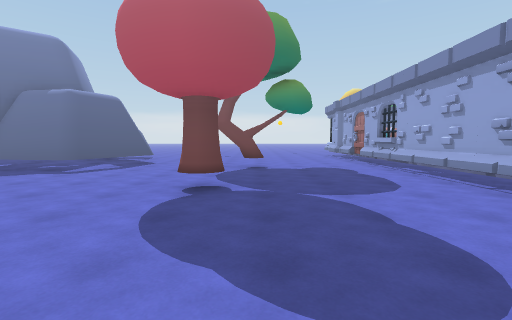
view 1 (above)

16 first-person views from a walk through a Unity game level. The camera is 1.4 m above the floor, tilts 4° down and sees 85° across. The floor is counted in squares, 2 m on a side. Each view is taken from the middle of a square. On the plan, view 1 faces up. The plan holds only what a view shows up to about 9 squares ahead; the rest is blank. The place goes on beyond the plan. Some animated figures are not drawn.

view 2
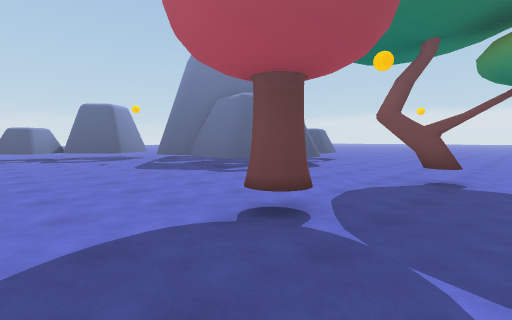

view 3
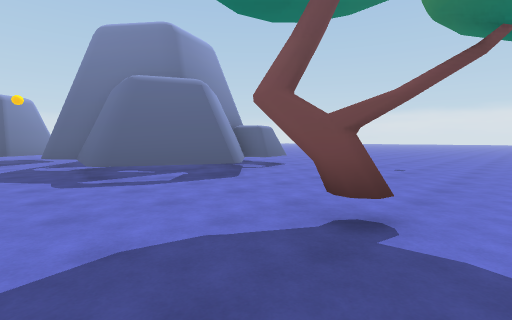

view 4
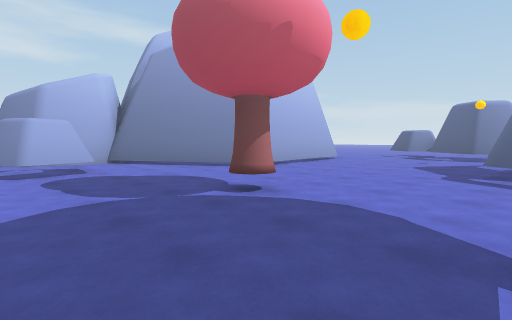

view 5
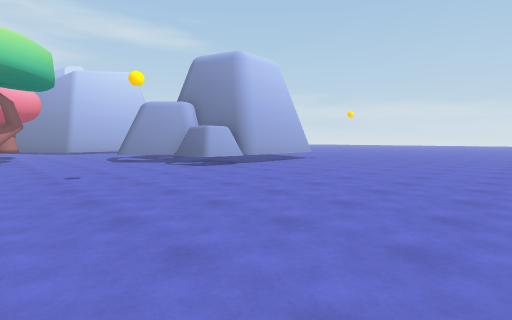

view 6
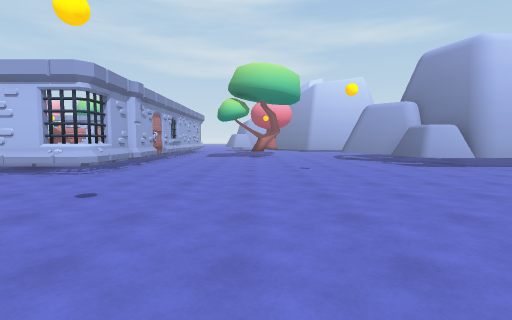

view 7
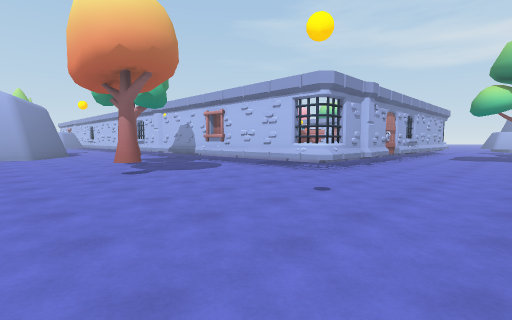

view 8
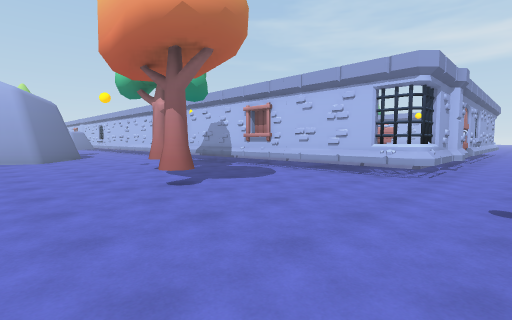

view 9
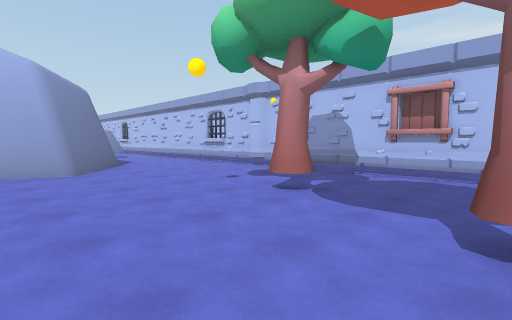

view 10
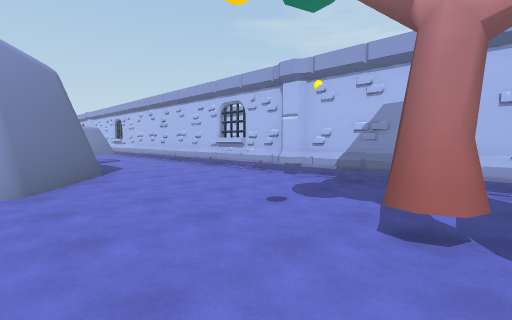

view 11
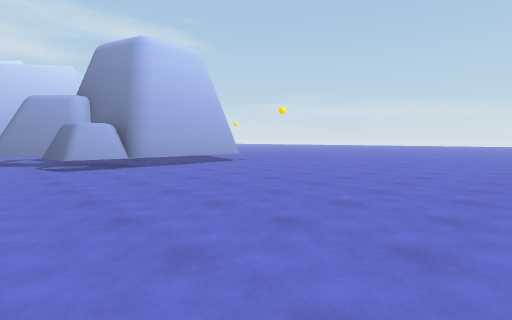

view 12
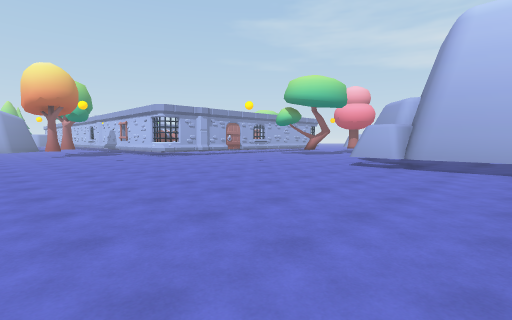

view 13
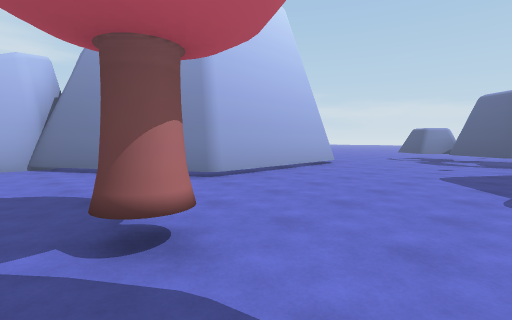

view 14
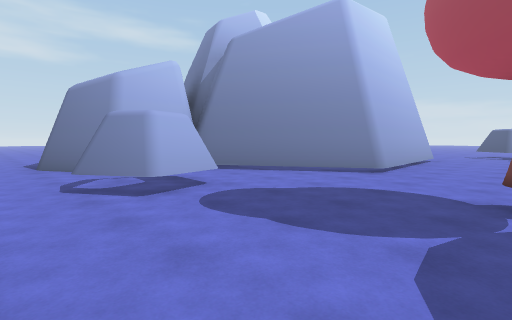

view 15
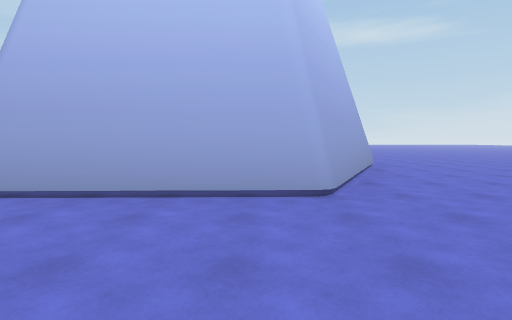

view 16
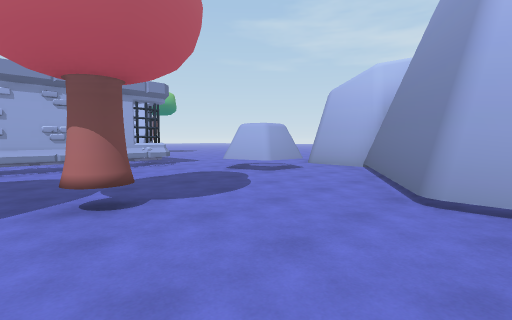

### Floor plan
Key: @ floor where view 1 was taken; # wall or solid block; . main floor; : floor 0.5 m higher than the main floor; = window, fence, low wall or low ledge; S shelf; O other object.
Columns run from 9 left of view 1 to 18 right of it. Each row starts with its distance up from view 1.
 19 ......................#
 18 ......................#
 17 ...............O......##
 16 .................OO....... #
 15 ...........................#
 14 ...........................
 13 .............=######O#####
 12 ..##.........## :::::::::
 11 #####.......O#
 10     #........#
  9     ##.......#
  8      #.......#:
  7  #####...O...#:
  6 ##...........#:
  5 .............#:
  4 ........O....S:
  3 .............S:
  2 .............:
  1 .######......=#
  0 .#    ##.@##..
 -1 ##     #..#..
 -2 #      ##....
 -3         ###..
 -4           #..
 -5            ..

Positions as (right, up) in squares from view 1, and headings:
1: (0, 0), facing up
2: (1, 2), facing up-left
3: (1, 5), facing up-left
4: (2, 7), facing down-left
5: (0, 18), facing down-left
6: (0, 19), facing down
7: (0, 19), facing down-right
8: (2, 19), facing down-right
9: (6, 19), facing down-right
10: (8, 18), facing down-right
11: (-3, 19), facing down-left
12: (-8, 19), facing down-right
13: (0, 6), facing down-left
14: (3, 4), facing down-left
15: (-7, 5), facing down
16: (-4, 5), facing down-right
